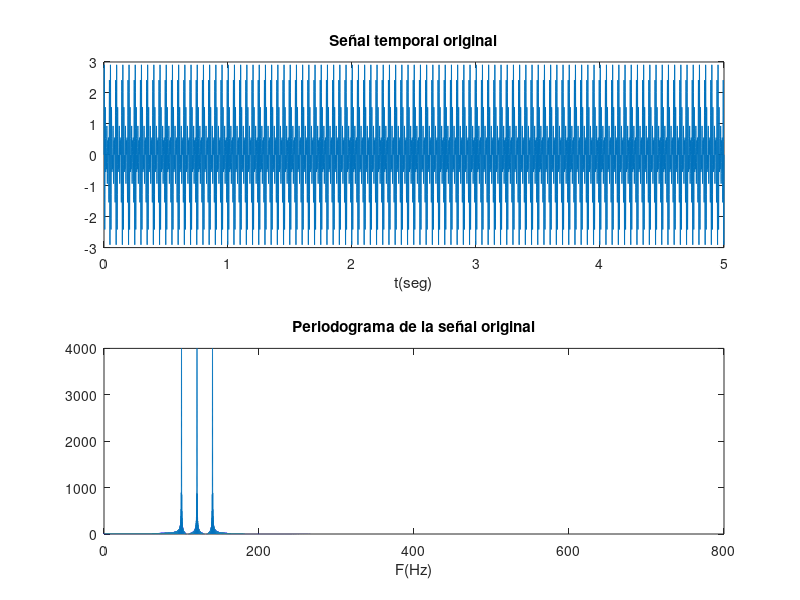

MATLAB code for this plot: (Note: this script raises an error after producing the figure.)
%% PRÁCTICA 12.5. Comparación entre filtros digitales IIR y FIR en términos de calidad y fase 

clc, close all, clear all
%% Generacion señal suma de tres tonos
Fmax=160;
Fs=10*Fmax;
t=0:1/Fs:5;
x=sin(2*pi*100*t)+sin(2*pi*120*t)+sin(2*pi*140*t);
subplot(2,1,1)
plot(t,x)
title('Señal temporal original')
xlabel('t(seg)')
%% Dominio de la frecuencia:
N = length(x);
FACTOR = 256;
nFFT = 2^ceil(log2(N))*FACTOR; % Cálculo de nFFT 
%Aplico la función  FFT de matlab
X=fft(x,nFFT);
% Se calcula el módulo de los complejos llamado PERIODOGRAMA
Periodograma=abs(X);
%Cálculo del EJE de frecuencias: misma cantidad de puntos que PERIODOGRAMA y que están entre 0 y Fs:
f=linspace(0,Fs,nFFT);
% Con los dos ejes listos, ya solo graficamos:
subplot(2,1,2)
plot(f,Periodograma);
% Por simetría de medio período:
axis([0 Fs/2 0 max(Periodograma)]) 
xlabel('F(Hz)')
title('Periodograma de la señal original')
%% FILTRO PASA BAJAS: pasa solamente la componente de 100 Hz
f1=[0 110 115 (Fs/2)]/(Fs/2); 
m1=[1  1   0    0];
% FILTRO IIR:
orden_IIR=40;
[b1,a1]=yulewalk(orden_IIR,f1,m1);

% FILTRO FIR (REMEZ): 
orden_FIR=100;
b2 = remez(orden_FIR, f1, m1);  
%% Respuestas ideal y real de los filtros
% Visualización de 256 muestras en frecuencia:
w = ((1:256)/256);
h1 = freqz(b1,a1,256);
h2 = freqz(b2,1,256);
figure
subplot(2,1,1)
hold on
plot(f1,m1,'k'); % respuesta ideal
plot(w,abs(h1),'r'); % respuesta real obtenida 
xlabel('Frecuencia Normalizada');
ylabel('Ganancia');
title('Filtro IIR pasa bajas ideal y real para orden n= 20')
legend('ideal','real')
grid minor
subplot(2,1,2)
hold on
plot(f1,m1,'k'); % respuesta ideal
plot(w,abs(h2),'r'); % respuesta real obtenida 
xlabel('Frecuencia Normalizada');
ylabel('Ganancia');
title('Filtro FIR pasa bajas ideal y real para orden n= 100')
legend('ideal','real')
grid minor
%% Diagramas de Bode de los filtros IIR y FIR:
% Visualización de 256 muestras en frecuencia:
figure
freqz(b1,a1,256);
figure
freqz(b2,1,256);
%% Obtención de la señal filtrada usando FILTER:
senial_filtrada_IIR=filter(b1,a1,x);
senial_filtrada_FIR=filter(b2,1,x);
%% Verificación en el dominio de la frecuencia 
% De la señal filtrada uno:
X1=fft(senial_filtrada_IIR,nFFT);
Periodograma1=abs(X1);
% De la señal filtrada dos:
X2=fft(senial_filtrada_FIR,nFFT);
Periodograma2=abs(X2);
figure
subplot(2,1,1)
plot(f,Periodograma1);
% Por simetría de medio período:
axis([0 Fs/2 0 max(Periodograma1)]) 
xlabel('F(Hz)')
title('Periodograma de la señal filtrada con IIR orden 20')
subplot(2,1,2)
plot(f,Periodograma2);
% Por simetría de medio período:
axis([0 Fs/2 0 max(Periodograma2)]) 
xlabel('F(Hz)')
title('Periodograma de la señal filtrada con FIR orden 100')
%% Resultado en el dominio del tiempo:
figure
subplot(2,1,1)
plot(t,senial_filtrada_IIR)
title('Señal filtrada con IIR')
ylabel ('amplitud')
xlabel ('tiempo (seg)')
grid minor
subplot(2,1,2)
plot(t,senial_filtrada_FIR)
title('Señal filtrada con FIR')
ylabel ('amplitud')
xlabel ('tiempo (seg)')
grid minor
